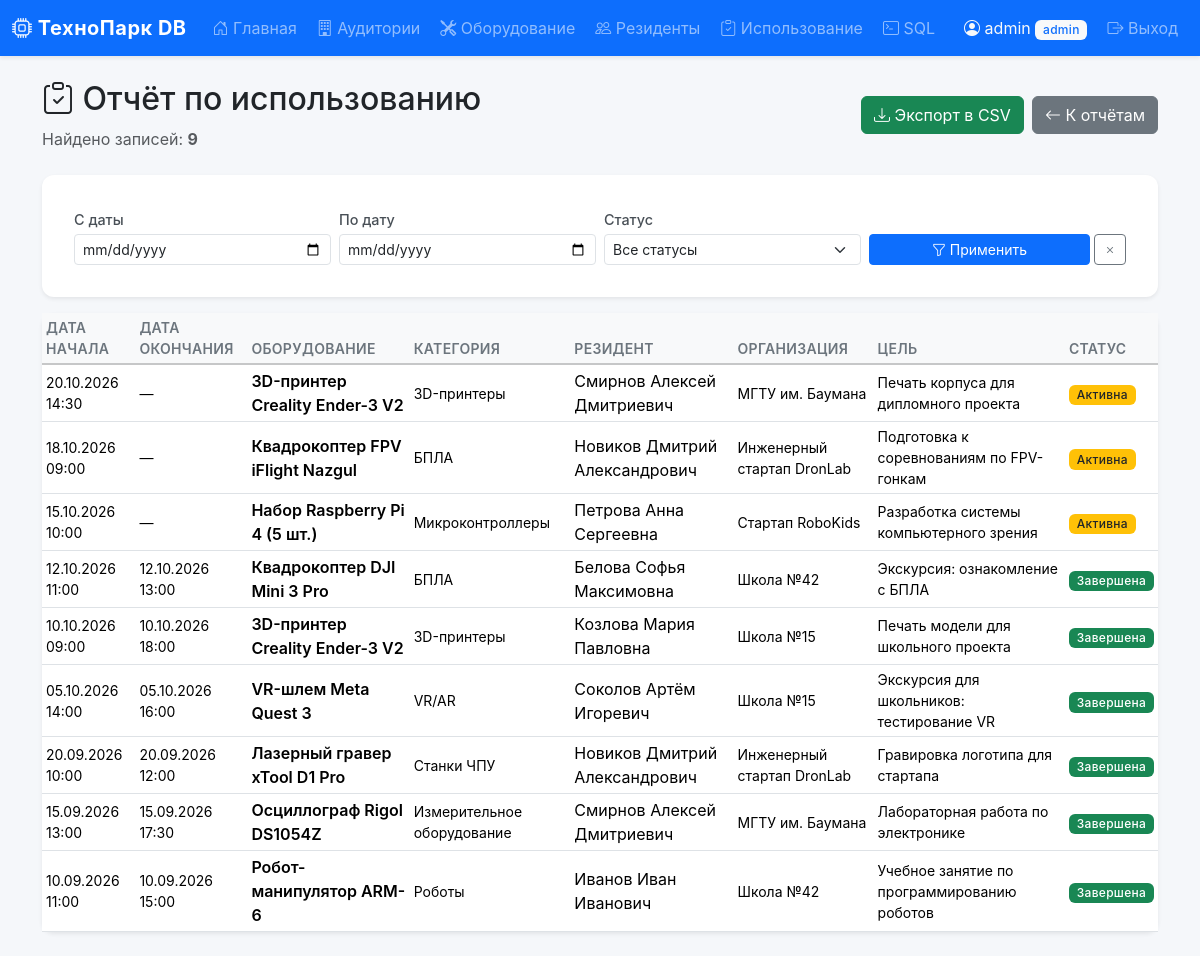
Screenshot of /reports/usage (signed in) with the database file from the repository.
### tables this page shows
CREATE TABLE users (
    id INTEGER PRIMARY KEY AUTOINCREMENT,
    username VARCHAR(50) UNIQUE NOT NULL,
    password_hash VARCHAR(255) NOT NULL,
    role TEXT DEFAULT 'operator' CHECK(role IN ('admin', 'operator')),
    created_at DATETIME DEFAULT CURRENT_TIMESTAMP
);

CREATE TABLE equipment_usage (
    id INTEGER PRIMARY KEY AUTOINCREMENT,
    equipment_id INTEGER NOT NULL,
    resident_id INTEGER NOT NULL,
    start_datetime DATETIME NOT NULL,
    end_datetime DATETIME,
    purpose TEXT,
    status TEXT DEFAULT 'active' CHECK(status IN ('active', 'completed', 'cancelled')),
    issued_by INTEGER,    -- Кто выдал оборудование
    returned_by INTEGER,  -- Кто принял возврат
    FOREIGN KEY (equipment_id) REFERENCES equipment(id) ON DELETE CASCADE,
    FOREIGN KEY (resident_id) REFERENCES residents(id) ON DELETE CASCADE,
    FOREIGN KEY (issued_by) REFERENCES users(id) ON DELETE SET NULL,
    FOREIGN KEY (returned_by) REFERENCES users(id) ON DELETE SET NULL
);

CREATE TABLE equipment (
    id INTEGER PRIMARY KEY AUTOINCREMENT,
    name VARCHAR(150) NOT NULL,
    category VARCHAR(50),
    serial_number VARCHAR(100) UNIQUE,
    manufacturer VARCHAR(100),
    purchase_date DATE,
    purchase_price NUMERIC(10, 2),
    status TEXT DEFAULT 'available' CHECK(status IN ('available', 'in_use', 'maintenance', 'decommissioned')),
    room_id INTEGER,
    notes TEXT,
    created_at DATETIME DEFAULT CURRENT_TIMESTAMP,
    updated_at DATETIME DEFAULT CURRENT_TIMESTAMP,
    created_by INTEGER,   -- Кто добавил оборудование
    updated_by INTEGER,   -- Кто последний редактировал
    FOREIGN KEY (room_id) REFERENCES rooms(id) ON DELETE SET NULL,
    FOREIGN KEY (created_by) REFERENCES users(id) ON DELETE SET NULL,
    FOREIGN KEY (updated_by) REFERENCES users(id) ON DELETE SET NULL
);

CREATE TABLE residents (
    id INTEGER PRIMARY KEY AUTOINCREMENT,
    full_name VARCHAR(200) NOT NULL,
    email VARCHAR(100) UNIQUE,
    phone VARCHAR(20),
    organization VARCHAR(150),
    role TEXT DEFAULT 'student' CHECK(role IN ('student', 'researcher', 'engineer', 'manager')),
    registration_date DATE DEFAULT (DATE('now')),
    registered_by INTEGER,  -- Кто зарегистрировал резидента
    FOREIGN KEY (registered_by) REFERENCES users(id) ON DELETE SET NULL
);

### routes/reports.py (the view)
@reports_bp.route('/usage')
@login_required
def usage_report():
    date_from = request.args.get('date_from', '').strip()
    date_to = request.args.get('date_to', '').strip()
    status = request.args.get('status', '').strip()
    query = """
        SELECT eu.start_datetime, eu.end_datetime, eu.purpose, eu.status,
               e.name AS equipment_name, e.category, e.serial_number,
               r.full_name AS resident_name, r.organization
        FROM equipment_usage eu
        LEFT JOIN equipment e ON eu.equipment_id = e.id
        LEFT JOIN residents r ON eu.resident_id = r.id
        WHERE 1=1
    """
    params = []
    if date_from:
        query += " AND eu.start_datetime >= ?"
        params.append(date_from)
    if date_to:
        query += " AND eu.start_datetime <= ?"
        params.append(date_to + ' 23:59:59')
    if status:
        query += " AND eu.status = ?"
        params.append(status)
    query += " ORDER BY eu.start_datetime DESC"
    usage = execute_query(query, params)
    status_names = {
        'active': 'Активна',
        'completed': 'Завершена',
        'cancelled': 'Отменена'
    }
    return render_template(
        'reports/usage.html',
        usage=usage,
        status_names=status_names,
        filters={'date_from': date_from, 'date_to': date_to, 'status': status}
    )

### database/db.py (called while the page is built)
def get_db():
    if 'db' not in g:
        g.db = sqlite3.connect(current_app.config['DATABASE_PATH'])
        g.db.row_factory = sqlite3.Row
        g.db.execute("PRAGMA foreign_keys = ON")
    return g.db

def execute_query(query, params=None, fetch=True):
    db = get_db()
    cursor = db.execute(query, params or ())
    if fetch:
        return [dict(row) for row in cursor.fetchall()]
    return None

### templates/reports/usage.html (shortened to what this page needs)
{% extends "base.html" %}
{% block content %}
<div class="d-flex justify-content-between align-items-center mb-4">
    <div>
        <h2><i class="bi bi-clipboard-check"></i> Отчёт по использованию</h2>
        <p class="text-muted mb-0">Найдено записей: <strong>{{ usage|length }}</strong></p>
    </div>
    <div class="d-flex gap-2">
        <a href="{{ url_for('reports.export_usage') }}" class="btn btn-success">
            <i class="bi bi-download"></i> Экспорт в CSV
        </a>
        <a href="{{ url_for('reports.index') }}" class="btn btn-secondary">
            <i class="bi bi-arrow-left"></i> К отчётам
        </a>
    </div>
</div>
<div class="card border-0 shadow-sm mb-3">
    <div class="card-body">
        <form method="GET" class="row g-2">
            <div class="col-md-3">
                <label class="form-label small mb-1">С даты</label>
                <input type="date" name="date_from" class="form-control form-control-sm"
                       value="{{ filters.date_from }}">
            </div>
            <div class="col-md-3">
                <label class="form-label small mb-1">По дату</label>
                <input type="date" name="date_to" class="form-control form-control-sm"
                       value="{{ filters.date_to }}">
            </div>
            <div class="col-md-3">
                <label class="form-label small mb-1">Статус</label>
                <select name="status" class="form-select form-select-sm">
                    <option value="">Все статусы</option>
                </select>
            </div>
            <div class="col-md-3 d-flex align-items-end gap-1">
                <button type="submit" class="btn btn-sm btn-primary flex-grow-1">
                    <i class="bi bi-funnel"></i> Применить
                </button>
                <a href="{{ url_for('reports.usage_report') }}" class="btn btn-sm btn-outline-secondary">
                    <i class="bi bi-x"></i>
                </a>
            </div>
        </form>
    </div>
</div>
<div class="card border-0 shadow-sm">
    <div class="table-responsive">
        <table class="table table-hover table-sm align-middle mb-0">
            <thead class="table-light">
                <tr>
                    <th>Дата начала</th>
                    <th>Дата окончания</th>
                    <th>Оборудование</th>
                    <th>Категория</th>
                    <th>Резидент</th>
                    <th>Организация</th>
                    <th>Цель</th>
                    <th>Статус</th>
                </tr>
            </thead>
            <tbody>
                {% for u in usage %}
                <tr>
                    <td class="small">{{ u.start_datetime | format_dt('%d.%m.%Y %H:%M') }}</td>
                    <td class="small">{{ u.end_datetime | format_dt('%d.%m.%Y %H:%M') }}</td>
                    <td class="fw-semibold">{{ u.equipment_name or '—' }}</td>
                    <td class="small">{{ u.category or '—' }}</td>
                    <td>{{ u.resident_name or '—' }}</td>
                    <td class="small">{{ u.organization or '—' }}</td>
                    <td class="small">{{ u.purpose or '—' }}</td>
                    <td>
                        {% if u.status == 'active' %}
                            <span class="badge bg-warning text-dark">Активна</span>
                        {% elif u.status == 'completed' %}
                            <span class="badge bg-success">Завершена</span>
                        {% else %}
                            <span class="badge bg-secondary">Отменена</span>
                        {% endif %}
                    </td>
                </tr>
                {% else %}
                <tr>
                    <td colspan="8" class="text-center text-muted py-4">Нет данных</td>
                </tr>
                {% endfor %}
            </tbody>
        </table>
    </div>
</div>
{% endblock %}

### templates/base.html (shortened to what this page needs)
<!DOCTYPE html>
<html lang="ru">
<head>
    <link href="https://cdn.jsdelivr.net/npm/bootstrap@5.3.2/dist/css/bootstrap.min.css" rel="stylesheet">
    <link href="https://cdn.jsdelivr.net/npm/bootstrap-icons@1.11.1/font/bootstrap-icons.css" rel="stylesheet">
    <link href="{{ url_for('static', filename='css/style.css') }}" rel="stylesheet">
</head>
<body>
<nav class="navbar navbar-expand-lg navbar-dark bg-primary shadow-sm">
    <div class="container-fluid">
        <a class="navbar-brand fw-bold" href="{{ url_for('dashboard.index') }}">
            <i class="bi bi-cpu"></i> ТехноПарк DB
        </a>
        <div class="collapse navbar-collapse" id="mainNavbar">
            <ul class="navbar-nav me-auto">
                <li class="nav-item">
                    <a class="nav-link" href="{{ url_for('dashboard.index') }}">
                        <i class="bi bi-house-door"></i> Главная
                    </a>
                </li>
                <li class="nav-item">
                    <a class="nav-link" href="{{ url_for('laboratories.list_laboratories') }}">
                        <i class="bi bi-building"></i> Аудитории
                    </a>
                </li>
                <li class="nav-item">
                    <a class="nav-link" href="{{ url_for('equipment.list_equipment') }}">
                        <i class="bi bi-tools"></i> Оборудование
                    </a>
                </li>
                <li class="nav-item">
                    <a class="nav-link" href="{{ url_for('residents.list_residents') }}">
                        <i class="bi bi-people"></i> Резиденты
                    </a>
                </li>
                <li class="nav-item">
                    <a class="nav-link" href="{{ url_for('usage.list_usage') }}">
                        <i class="bi bi-clipboard-check"></i> Использование
                    </a>
                </li>
                <li class="nav-item">
                    <a class="nav-link" href="{{ url_for('sql_console.console') }}">
                        <i class="bi bi-terminal"></i> SQL
                    </a>
                </li>
            </ul>
            <ul class="navbar-nav">
                {% if current_user.is_authenticated %}
                    <li class="nav-item">
                        <span class="nav-link text-light">
                            <i class="bi bi-person-circle"></i>
                            {{ current_user.username }}
                            <span class="badge bg-light text-primary">{{ current_user.role }}</span>
                        </span>
                    </li>
                    <li class="nav-item">
                        <a class="nav-link" href="{{ url_for('auth.logout') }}">
                            <i class="bi bi-box-arrow-right"></i> Выход
                        </a>
                    </li>
                {% endif %}
            </ul>
        </div>
    </div>
</nav>
<main class="container py-4">
    {% block content %}{% endblock %}
</main>
</body>
</html>

### static/css/style.css (style rules this page uses)
body { background-color: #f5f7fa; font-family: -apple-system, BlinkMacSystemFont, "Segoe UI", Roboto, "Helvetica Neue", Arial, sans-serif; min-height: 100vh; display: flex; flex-direction: column; }
main.container { flex: 1; }
.navbar-brand { letter-spacing: 0.5px; }
.navbar .nav-link { transition: background-color 0.2s ease; border-radius: 0.375rem; margin: 0 2px; }
.card { border-radius: 0.75rem; transition: box-shadow 0.2s ease; }
.table thead th { font-weight: 600; font-size: 0.875rem; text-transform: uppercase; letter-spacing: 0.3px; color: #6c757d; border-bottom-width: 2px; }
.table tbody tr { transition: background-color 0.15s ease; }
.badge { font-weight: 500; letter-spacing: 0.3px; padding: 0.35em 0.65em; }
.form-label { font-weight: 500; font-size: 0.9rem; color: #495057; }
.card.shadow-sm .card-body { padding: 2rem; }

### rows the page displays
users: username "admin", role "admin"
equipment_usage: start_datetime "20.10.2026 14:30", end_datetime "—", name "3D-принтер Creality Ender-3 V2", category "3D-принтеры", full_name "Смирнов Алексей Дмитриевич", organization "МГТУ им. Баумана", purpose "Печать корпуса для дипломного проекта", status "Активна"
equipment_usage: start_datetime "18.10.2026 09:00", end_datetime "—", name "Квадрокоптер FPV iFlight Nazgul", category "БПЛА", full_name "Новиков Дмитрий Александрович", organization "Инженерный стартап DronLab", purpose "Подготовка к соревнованиям по FPV-гонкам", status "Активна"
equipment_usage: start_datetime "15.10.2026 10:00", end_datetime "—", name "Набор Raspberry Pi 4 (5 шт.)", category "Микроконтроллеры", full_name "Петрова Анна Сергеевна", organization "Стартап RoboKids", purpose "Разработка системы компьютерного зрения", status "Активна"
equipment_usage: start_datetime "12.10.2026 11:00", end_datetime "12.10.2026 13:00", name "Квадрокоптер DJI Mini 3 Pro", category "БПЛА", full_name "Белова Софья Максимовна", organization "Школа №42", purpose "Экскурсия: ознакомление с БПЛА", status "Завершена"
equipment_usage: start_datetime "10.10.2026 09:00", end_datetime "10.10.2026 18:00", name "3D-принтер Creality Ender-3 V2", category "3D-принтеры", full_name "Козлова Мария Павловна", organization "Школа №15", purpose "Печать модели для школьного проекта", status "Завершена"
equipment_usage: start_datetime "05.10.2026 14:00", end_datetime "05.10.2026 16:00", name "VR-шлем Meta Quest 3", category "VR/AR", full_name "Соколов Артём Игоревич", organization "Школа №15", purpose "Экскурсия для школьников: тестирование VR", status "Завершена"
equipment_usage: start_datetime "20.09.2026 10:00", end_datetime "20.09.2026 12:00", name "Лазерный гравер xTool D1 Pro", category "Станки ЧПУ", full_name "Новиков Дмитрий Александрович", organization "Инженерный стартап DronLab", purpose "Гравировка логотипа для стартапа", status "Завершена"
equipment_usage: start_datetime "15.09.2026 13:00", end_datetime "15.09.2026 17:30", name "Осциллограф Rigol DS1054Z", category "Измерительное оборудование", full_name "Смирнов Алексей Дмитриевич", organization "МГТУ им. Баумана", purpose "Лабораторная работа по электронике", status "Завершена"
equipment_usage: start_datetime "10.09.2026 11:00", end_datetime "10.09.2026 15:00", name "Робот-манипулятор ARM-6", category "Роботы", full_name "Иванов Иван Иванович", organization "Школа №42", purpose "Учебное занятие по программированию роботов", status "Завершена"

### other values shown
{{ usage|length }} "9"
